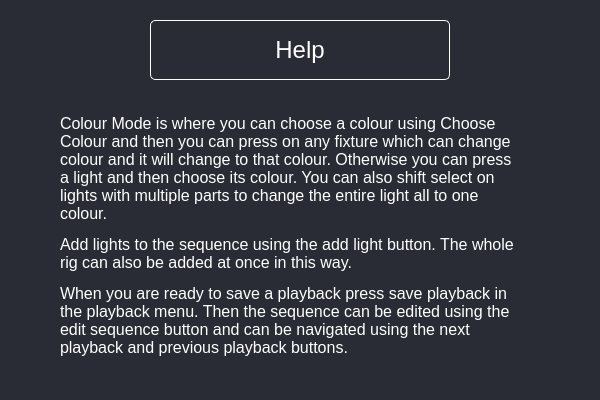
<?xml version="1.0" encoding="UTF-8"?>
<ui version="4.0">
 <class>Form</class>
 <widget class="QWidget" name="Form">
  <property name="geometry">
   <rect>
    <x>0</x>
    <y>0</y>
    <width>600</width>
    <height>400</height>
   </rect>
  </property>
  <property name="windowTitle">
   <string>Form</string>
  </property>
  <property name="styleSheet">
   <string notr="true">QWidget{background-color:#292C34}</string>
  </property>
  <widget class="QLabel" name="mainLabel_2">
   <property name="geometry">
    <rect>
     <x>150</x>
     <y>20</y>
     <width>300</width>
     <height>60</height>
    </rect>
   </property>
   <property name="styleSheet">
    <string notr="true">QLabel{
color: white;
border: 1px solid white;
border-radius: 5px;
text-align: center;

}</string>
   </property>
   <property name="text">
    <string>&lt;html&gt;&lt;head/&gt;&lt;body&gt;&lt;p&gt;&lt;span style=&quot; font-size:18pt;&quot;&gt;Help&lt;/p&gt;&lt;/body&gt;&lt;/html&gt;</string>
   </property>
   <property name="alignment">
    <set>Qt::AlignCenter</set>
   </property>
  </widget>
  <widget class="QLabel" name="label_2">
   <property name="geometry">
    <rect>
     <x>60</x>
     <y>100</y>
     <width>461</width>
     <height>271</height>
    </rect>
   </property>
   <property name="font">
    <font>
     <pointsize>10</pointsize>
    </font>
   </property>
   <property name="styleSheet">
    <string notr="true">QWidget{color:white;}</string>
   </property>
   <property name="text">
    <string>&lt;html&gt;&lt;head/&gt;&lt;body&gt;&lt;p&gt;&lt;span style=&quot; font-size:12pt;&quot;&gt;Colour Mode is where you can choose a colour using Choose Colour and then you can press on any fixture which can change colour and it will change to that colour. Otherwise you can press a light and then choose its colour. You can also shift select on lights with multiple parts to change the entire light all to one colour. &lt;/span&gt;&lt;/p&gt;&lt;p&gt;&lt;span style=&quot; font-size:12pt;&quot;&gt;Add lights to the sequence using the add light button. The whole rig can also be added at once in this way. &lt;/span&gt;&lt;/p&gt;&lt;p&gt;&lt;span style=&quot; font-size:12pt;&quot;&gt;When you are ready to save a playback press save playback in the playback menu. Then the sequence can be edited using the edit sequence button and can be navigated using the next playback and previous playback buttons.&lt;/span&gt;&lt;/p&gt;&lt;/body&gt;&lt;/html&gt;</string>
   </property>
   <property name="textFormat">
    <enum>Qt::AutoText</enum>
   </property>
   <property name="wordWrap">
    <bool>true</bool>
   </property>
  </widget>
 </widget>
 <resources/>
 <connections/>
</ui>
